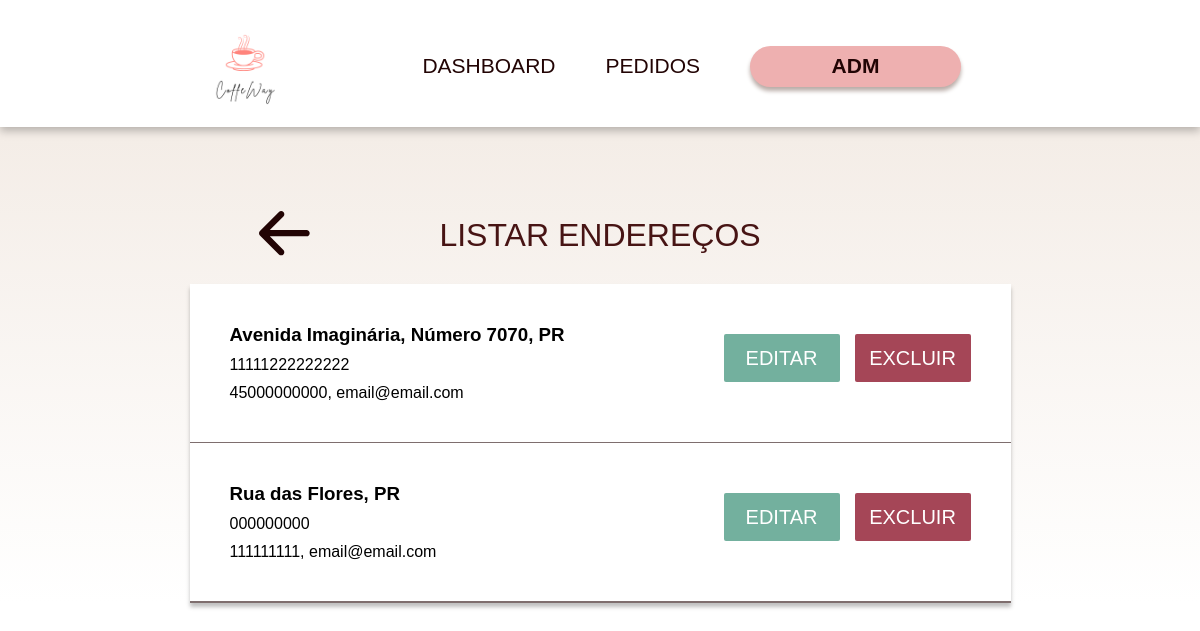
/listarEndereco.php, run on the app's committed database.
### tables this page shows
CREATE TABLE `loja` (
  `id` int(11) NOT NULL,
  `cnpj` varchar(14) NOT NULL,
  `uf` char(2) NOT NULL,
  `rua` varchar(200) NOT NULL,
  `telefone` varchar(18) NOT NULL,
  `email` varchar(90) NOT NULL
);

### listarEndereco.php (the view, shortened to what this page needs)
<?php
include_once('config/conexao.php');
$sql = "SELECT id, cnpj, uf, rua, telefone, email FROM loja";
$result = mysqli_query($conexao, $sql);
?>
<!DOCTYPE html>
<html lang="pt-br">
<head>
    <link rel="stylesheet" href="assets/css/styleAdm.css">
</head>
<body>
    <header>
        <div class="container header">
            <div class="logo">
                <a href=""><img class="logo" src="assets/images/logo.png" /></a>
            </div>
            <div class="menu">
                <nav>
                    <ul>
                        <li><a href="index.php">DASHBOARD</a></li>
                        <li><a href="#sobreNos">PEDIDOS</a></li>
                        <li>
                            <a href="cliente.php">
                                <div class="admLogado"><?php echo $_SESSION['user_name']; ?><strong>ADM</strong></div>
                            </a>
                        </li>
                    </ul>
                </nav>
            </div>
    </header>
    <section class="areaEstilizada">
        <div class="menuAdmArea">
            <div class="tituloTopoArea">
                <div class="textoTopo">
                    <a class="setaVoltar" href="dashboard.php">
                    </a>
                    <p class="tituloCadastro">LISTAR ENDEREÇOS</p>
                </div>
            </div>
            <section class="listarEnderecoArea">
                <div class="listarEnderecoCaixa">
                    <?php
                    while ($row = mysqli_fetch_assoc($result)) {
                        $idEndereco = $row['id'];
                        $cnpj = $row['cnpj'];
                        $uf = $row['uf'];
                        $rua = $row['rua'];
                        $telefone = $row['telefone'];
                        $email = $row['email'];
                    ?>
                        <div class="listarEnderecoCaixas">
                            <div class="listarEnderecoDesc">
                                <h3><?php echo $rua; ?>, <?php echo $uf; ?></h3>
                                <p><?php echo $cnpj; ?></p>
                                <p><?php echo $telefone; ?>, <?php echo $email; ?></p>
                            </div>
                            <div class="listarEnderecoBotoes">
                                <form action="admEditarEndereco.php?idEndereco=<?php echo $idEndereco; ?>" method="get">
                                    <input class="listarEnderecoEditar" name="EditarEndereco" type="submit" value="EDITAR">
                                </form>
                                <form action="enderecos/excluirEndereco.php?idEndereco=<?php echo $idEndereco; ?>" method="get">
                                    <input class="listarEnderecoExcluir" name="ExcluirEndereco" type="submit" value="EXCLUIR">
                                </form>
                            </div>
                        </div>
                    <?php
                    }
                    ?>
                </div>
            </section>
        </div>
    </section>
</body>
</html>

### assets/css/styleAdm.css (style rules this page uses)
* { padding: 0; margin: 0; box-sizing: border-box; }
body { font-family: 'Jost', sans-serif; }
header { display: flex; justify-content: center; padding-top: 10px; padding-bottom: 5px; background-color: #fff; filter: drop-shadow(0px 4px 4px rgba(0, 0, 0, 0.25)); }
header .logo { width: 112px; }
.container { display: flex; justify-content: space-between; width: 822px; }
.logo { display: flex; align-items: center; }
.menu { display: flex; align-items: center; }
.menu nav { display: flex; }
.menu ul { width: 100%; display: flex; align-items: center; justify-content: space-between; list-style: none; }
.menu ul li { margin-left: 50px; }
.menu ul li a { text-decoration: none; color: #220404; font-size: 21px; }
.admLogado { display: flex; align-items: center; justify-content: center; gap: 10px ; width: 211px; height: 41px; border-radius: 50px; background: #EEB0B0; box-shadow: 0px 4px 4px 0px #BAADA8; }
.areaEstilizada { background-image: linear-gradient(180deg, #F4EDE7 2.29%, rgba(244, 237, 231, 0) 100%); }
.menuAdmArea { width: 100%; display: flex; flex-direction: column; align-items: center; }
.tituloTopoArea { width: 683px; position: relative; display: flex; align-items: center; justify-content: center; }
.textoTopo { margin-top: 90px; display: flex; align-items: center; }
.tituloCadastro { color: #471414; font-size: 32px; font-weight: 500; }
.setaVoltar { position: absolute; left: 0; }
section input { margin-bottom: 10px; padding: 5px; width: 100%; height: 37px; border-radius: 50px; border: none; }
.listarEnderecoArea { display: flex; flex-direction: column; align-items: center; justify-content: center; width: 100%; }
.listarEnderecoCaixa { display: flex; flex-direction: column; margin-top: 30px; background-color: #fff; width: 821px; border-bottom: 1px solid #7E6E6E; background: #FFF; box-shadow: 0px 4px 4px 0px rgba(0, 0, 0, 0.25); }
.listarEnderecoCaixas { padding: 40px; display: flex; justify-content: space-between; align-items: center; background-color: #fff; width: 100%; border-bottom: 1px solid #7E6E6E; background: #FFF; }
.listarEnderecoDesc { max-width: 350px; display: flex; flex-direction: column; gap: 10px; }
.listarEnderecoBotoes { display: flex; gap: 15px; }
.listarEnderecoEditar { display: flex; align-items: center; justify-content: center; font-size: 20px; width: 116px; height: 48px; color: #fff; border-radius: 2px; background: #73B09E; }
.listarEnderecoExcluir { display: flex; align-items: center; justify-content: center; font-size: 20px; width: 116px; height: 48px; color: #fff; border-radius: 2px; background: #A54657; border: none; }

### data on the page
loja: rua "Avenida Imaginária, Número 7070", uf "PR", cnpj "11111222222222", telefone "45000000000", email "email@email.com"
loja: rua "Rua das Flores", uf "PR", cnpj "000000000", telefone "111111111", email "email@email.com"
